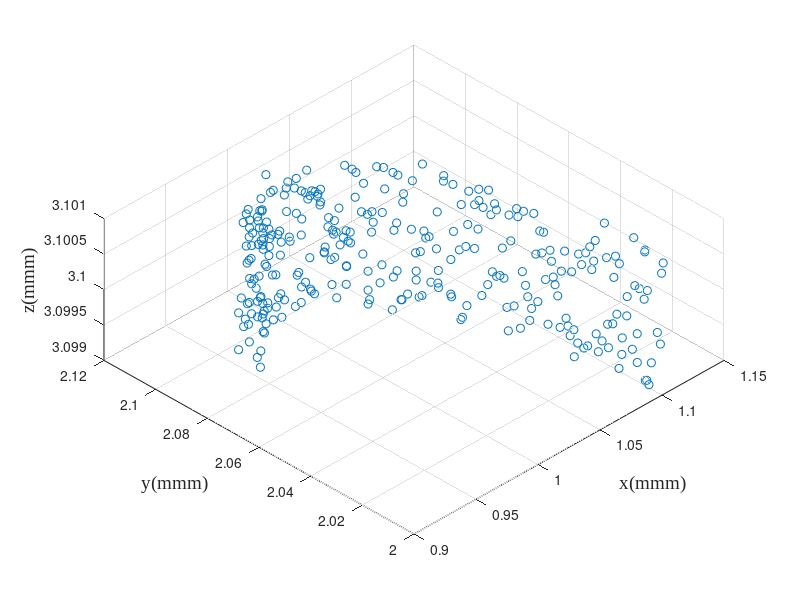

This chart was generated by the following MATLAB code: (Note: this script raises an error after producing the figure.)
% 给定刀具波纹度拟合曲线和已加工曲面拟合曲线，给定残高，求各个刀位点的切宽
% 方案：先求切宽和残高的定量关系；然后考虑如何移动各个刀位点，微调来获得所要求的残高
close all;
clear; clc;
addpath(genpath('funcs'));

% global variables
% global textFontSize textFontType unit fitMethod paramMethod;
FitMethod = 'Levenberg-Marquardt';
ParamMethod = 'centripetal';
unit = 'mm';
textFontSize = 14;
textFontType = 'Times New Roman';

%% simulation initialization
debug = 3;
switch debug
    case 2 % 2D tool profile simulation
        cx0 = 0; % unit: mm
        cy0 = 0; % unit: mm
        r0 = 0.1; % unit: mm
        noise = 0.05;
        zNoise = 0.01;
        theta = linspace(0,2*pi/3,200);
        r = r0*(1 - noise + 2*noise*rand(1,length(theta)));
        toolOri(1,:) = r.*cos(theta) + cx0;
        toolOri(2,:) = r.*sin(theta) + cy0;
        toolOri(3,:) = zeros(1,length(theta));
        rmse0 = sqrt(...
                    sum(...
                        ((toolOri(1,:) - cx0).^2 + (toolOri(2,:) - cy0).^2 - r0^2).^2) ...
                /length(theta));
        clear theta r;
    case 3 % 3D tool profile simulation
        cx0 = 1; % unit:mm
        cy0 = 2; % unit:mm
        cz0 = 3; % unit:mm
        r0 = 0.1; % unit:mm
        noise = 0.05;
        zNoise = 0.01;
        theta = linspace(0,2*pi/3,300);
        r = r0*(1 - noise + 2*noise*rand(1,length(theta)));
        toolOri(1,:) = cx0 + r.*cos(theta);
        toolOri(2,:) = cy0 + r.*sin(theta);
        toolOri(3,:) = cz0 + r0*(1 - zNoise + 2*zNoise*rand(1,length(theta)));
        rmse0 = sqrt( ...
            sum((toolOri - ndgrid([cx0;cy0;cz0],1:length(theta)).^2),2) ...
            /length(theta));
        clear theta r;
    otherwise
        toolInput = inputdlg({'Tool fitting method','Tool parameterization method', ...
            'Unit','Font type in figure','Font size in figure'}, ...
            'Tool Processing Input', ...
            [1 20; 1 20; 1 20; 1 20; 1 20], ...
            {'Levenberg-Marquardt','centripetal','\mu m','Times New Roman','14'}, ...
            'WindowStyle');
        FitMethod = toolInput{1};
        ParamMethod = toolInput{2};
        unit = toolInput{3};
        textFontType = toolInput{4};
        textFontSize = str2double(toolInput{5});
        % tool measurement file loading
        [fileName,dirName] = uigetfile({ ...
            '*.mat','MAT-files(*.mat)'; ...
            '*.txt','text-files(*.txt)'; ...
            '*.*','all files(*.*)'...
            }, ...
            'Select one tool tip measurement data', ...
            'Tool\', ...
            'MultiSelect','off');
        pathName = fullfile(dirName,fileName);
        dataOri = load(pathName); % load from file, n*2 matrix
        % data pre-processing
        toolOri = dataOri;
end

f1 = figure('Name','original scatters of the tool');
scatter3(toolOri(1,:),toolOri(2,:),toolOri(3,:));
hold on; grid on;
% axis equal;
xlabel(['x(',unit,'m)'],'FontSize',textFontSize,'FontName',textFontType);
ylabel(['y(',unit,'m)'],'FontSize',textFontSize,'FontName',textFontType);
zlabel(['z(',unit,'m)'],'FontSize',textFontSize,'FontName',textFontType);
view(-45,60);
clear theta theta1 theta2;

%% 由(x,y)图获得刃口圆心半径以及波纹度函数
[~,radius,includedAngle,toolFit,rmseLsc] = toolFit3D(toolOri,FitMethod);
% plot the fitting results
f2 = figure('Name','tool sharpness fitting result');
xLim = 1.1*max(toolFit(1,:));
quiver(-xLim,0,2*xLim,0,'AutoScale','off','Color',[0,0,0],'MaxHeadSize',0.1); % X axis
hold on;
text(0.9*xLim,-.05*radius,'x','FontSize',textFontSize,'FontName',textFontType);
quiver(0,-0.2*radius,0,1.3*radius,'AutoScale','off','Color',[0,0,0],'MaxHeadSize',0.1); % Y axis
text(0.05*xLim,1.2*radius,'y','FontSize',textFontSize,'FontName',textFontType);
plot(toolFit(1,:),toolFit(2,:),'Color',[0,0.45,0.74]); % tool edge scatters
theta = (pi/2 - includedAngle/2):0.01:(pi/2 + includedAngle/2);
xtmp = radius*cos(theta);
ytmp = radius*sin(theta);
plot(xtmp,ytmp,'Color',[0.85,0.33,0.10]); % tool edge circle
scatter(0,0,'MarkerFaceColor',[0.85,0.33,0.10],'MarkerEdgeColor',[0.85,0.33,0.10]); % tool edge center
quiver(0,0,0,0.5*radius,'AutoScale','off','Color',[0.93,0.69,0.13], ...
    'LineWidth',2.5,'MaxHeadSize',0.3); % tool edge normal
line([0,xtmp(1)],[0,ytmp(1)],'LineStyle','--','Color',[0.85,0.33,0.10]);
line([0,xtmp(end)],[0,ytmp(end)],'LineStyle','--','Color',[0.85,0.33,0.10]);
% xlim([-1.1*xLim,1.1*xLim]);
axis equal;
% set(gca,'TickLabelInterpreter','tex');
xlabel(['x(',unit,'m)'],'FontSize',textFontSize,'FontName',textFontType);
ylabel(['y(',unit,'m)'],'FontSize',textFontSize,'FontName',textFontType);
legend('','','tool edge','tool fitting arc','tool center', ...
    'tool normal vector','Location','northeast');
clear xtmp ytmp theta xLim; % 删除画图的临时变量

% Cartesian coordinate to cylindrical coordinate
toolTheta = atan2(toolFit(2,:),toolFit(1,:));
toolR = vecnorm(toolFit,2,1);
figure('name','tool curve');
tiledlayout(2,1);
nexttile;
plot(toolTheta*180/pi,toolR); hold on;
title('tool curve','FontSize',textFontSize,'FontName',textFontType);
ylabel({'polar diameter',['(',unit,'m)']},'FontSize',textFontSize,'FontName',textFontType);
nexttile;
plot(toolTheta*180/pi,toolR - radius); hold on;
title('tool waviness','FontSize',textFontSize,'FontName',textFontType);
ylabel({'polar diameter error',['(',unit,'m)']},'FontSize',textFontSize,'FontName',textFontType);
xlabel('central angle\theta(°)','FontSize',textFontSize,'FontName',textFontType);

%% 车刀轮廓插值 two methods to interpolate
k = 3; % degree of the B-spline
u = 0:0.0002:1;
nPts = length(u);

% B-spline interpolate in the polar coordinate
[toolPt,toolBform] = bsplinePts_spapi(toolFit,k,u, ...
    'ParamMethod',ParamMethod,'CoordinateType','Cartesian'); 
toolCpts = toolBform.coefs;

% [toolCpts,U] = bSplineCpts(toolFit',k,'chord');
% toolDim = size(toolCpts,2);
% toolPt2 = zeros(nPts,toolDim);
% for i = 1:nPts
%     toolPt2(i,:) = bSplinePt(toolCpts,k,u(i),U);
% end
% toolPt2 = toolPt2';
% 
% plot the difference between the two
% figure('Name','Comparison between the self function and the Mathworks ons');
% tiledlayout(2,1,"TileSpacing","tight","Padding","tight");
% nexttile;
% plot(u',toolPt2(1,:) - toolPt(1,:)); hold on;
% ylabel('\Delta x');
% nexttile;
% plot(u',toolPt2(2,:) - toolPt(2,:)); hold on;
% ylabel('\Delta y');
% xlabel('u');

% plot the interpolation results
figure('Name','Tool Interpolation Results');
plot(toolFit(1,:),toolFit(2,:),'--.', ...
    'MarkerSize',8,'Color',[0,0.447,0.741]); hold on;
plot(toolCpts(1,:),toolCpts(2,:),'x','Color',[0.32,0.55,0.19],'MarkerSize',5);
plot(toolPt(1,:),toolPt(2,:),'Color',[0.635,0.078,0.184]);
axis equal
legend('Measured Pts','Control Pts','Fitting Pts','Location','best');

% plot the interpolation error
% figure('Name','Tool interpolation Error');

%% save the tool interpolation results
center = [0;0;0];
toolPt = [toolPt(1,:);zeros(1,nPts);toolPt(2,:)]; % get
toolEdgeNorm = [0;0;1];
cutDirect = [0;1;0];
toolDirect = [0;0;1];
[toolFileName,toolDirName,toolFileType] = uiputfile({ ...
        '*.mat','MAT-file(*.mat)'; ...
        '*.txt','text-file(.txt)';...
        '*.*','all file(*.*)';...
        }, ...
        'Select the directory and filename to save the tool model', ...
        ['output_data/tool/toolTheo',datestr(now,'yyyymmddTHHMMSS'),'.mat']);
toolFile = fullfile(toolDirName,toolFileName);
switch toolFileType
    case 0 % no saving files
        msgfig = msgbox("No tool model saved","Warning","warn","modal");
        uiwait(msgfig);
    case 1 % *.mat
        Comments = cell2mat(inputdlg( ...
            'Enter Comment of the tool model:', ...
            'Saving Comments', ...
            [5 60], ...
            string(datestr(now))));
        save(toolFile,"Comments","unit","FitMethod","ParamMethod", ... % comments and notes
            "center","radius","includedAngle", ... % tool fitting results
            "toolEdgeNorm","toolDirect","cutDirect","toolBform", ... % tool interpolation results
            "toolPt","toolFit"); % auxiliary data
        % toolPt, toolCpts, toolFit are useless in the following process at present
    otherwise
        msgfig = msgbox("File type error","Error","error","modal");
        uiwait(msgfig);
end

%%
% rmpath(genpath('funcs'));
